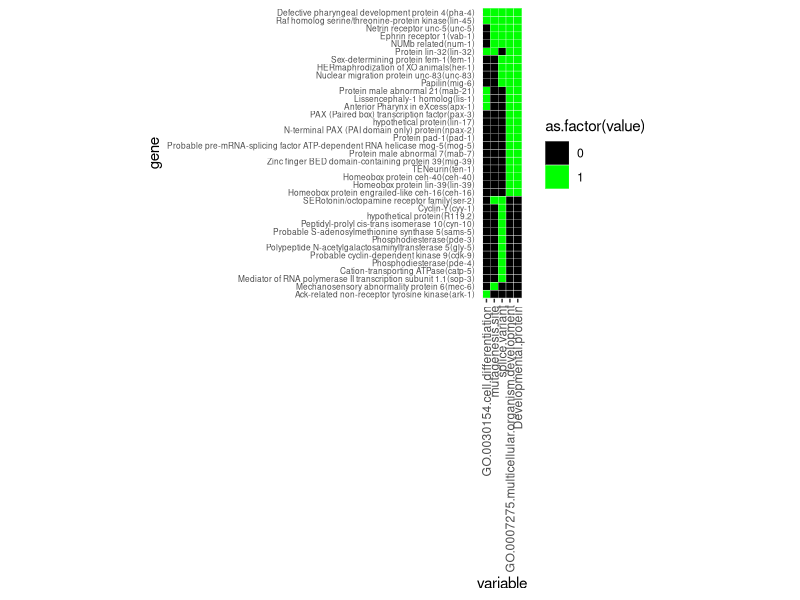

The R source for this figure:
## ---- chunk 1
knitr::opts_chunk$set(echo = TRUE)
## ---- chunk 2
#k2_anno_cluster = read.table('go_david/k2_annotation_clustering.txt',
k2_anno_cluster = read.table('k1/developmental_protein.screenshot.txt', header=T,sep="\t",skipNul=T,row.names = 1)
k2_anno_cluster$X.1 = NULL
k2_anno_cluster$gene = factor(rownames(k2_anno_cluster), levels=rownames(k2_anno_cluster), ordered=T)
library(pheatmap)
library(reshape2)
library(ggplot2)

k2_anno_cluster.long = melt(k2_anno_cluster)
#k2_anno_cluster.long = melt(k2_anno_cluster[1:148,])
tileplot<-ggplot(k2_anno_cluster.long, aes(y=gene, x=variable,)) + 
  geom_tile(aes(fill=as.factor(value)),color="white") + 
  scale_fill_manual(values=c("black","green")) + 
  coord_equal() +
  theme(
    axis.text.x = element_text(angle = 90, vjust = 0.5, hjust=1),
    axis.ticks.y = element_blank(),
    axis.text.y = element_text(size = 6))

pdf(file="tileplot.pdf")
tileplot
dev.off()
